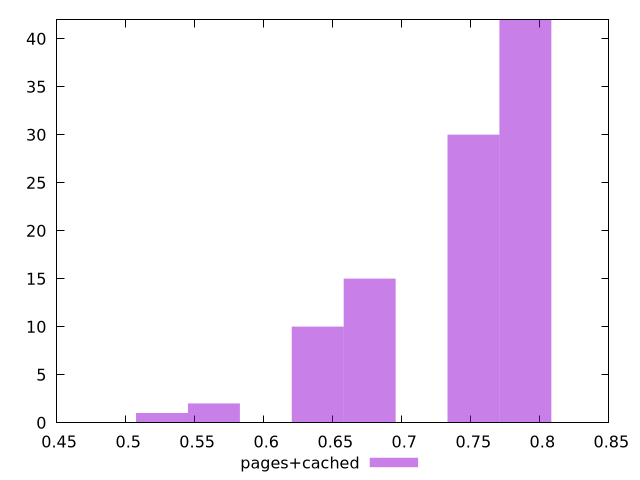

Here is the gnuplot script that generated this plot:
$_pagesCached <<EOF
0.5263466319966366 1
0.6767313839956755 15
0.751923759995195 30
0.6391351959959157 10
0.7895199479949547 42
0.5639428199963963 2
EOF
set key outside below
set terminal pngcairo
set output "report_00004_2020-11-02T20-21-41.718Z/speed-index/pages+cached//hist.png"
set yrange [0:42]
set boxwidth 0.03759618799975975
set style fill transparent solid 0.5 noborder
plot $_pagesCached title "pages+cached" with boxes ,
